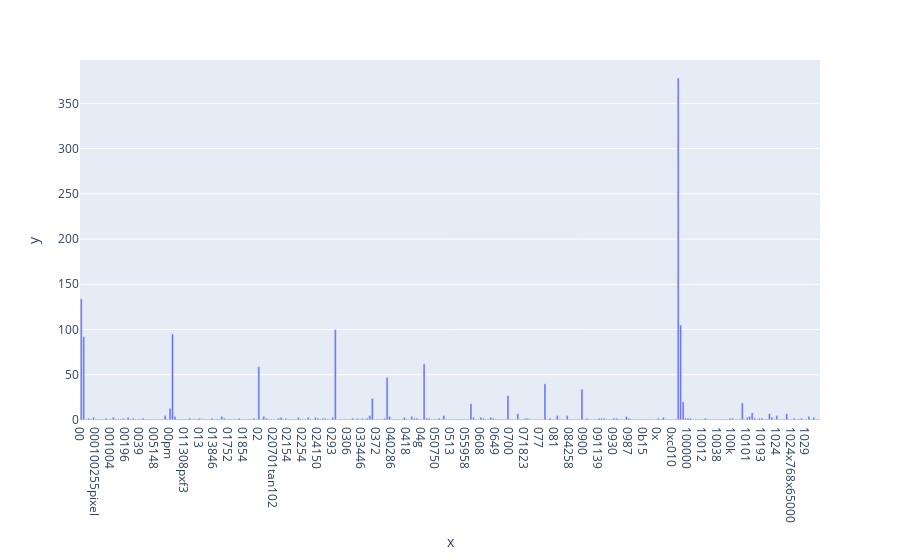

Notebook code cell kept with this figure:
### Markdown cell above
### >>> **Exercise 13 (take home):**
If you want a nicer interactive visualization here, I would encourage you try to install and use plotly to achieve this.

### Code cell
term_frequencies = np.asarray(X_counts.sum(axis=0))[0]

# Answer here
import plotly.express as px

fig = px.bar(x=count_vect.get_feature_names_out()[:300], y=term_frequencies[:300])
fig.show()

### Figure 1 — Plotly figure (JSON) as saved in the notebook; plotly's stock layout.template omitted (floating-point values rounded to 4 significant figures; data arrays with more than 128 entries replaced by an {"elided": "..."} marker saying what was removed)
{"data": [{"alignmentgroup": "True", "hovertemplate": "x=%{x}<br>y=%{y}<extra></extra>", "legendgroup": "", "marker": {"color": "#636efa", "pattern": {"shape": ""}}, "name": "", "offsetgroup": "", "orientation": "v", "showlegend": false, "textposition": "auto", "type": "bar", "x": {"elided": "300 str values"}, "xaxis": "x", "y": {"elided": "300 int values"}, "yaxis": "y"}], "layout": {"barmode": "relative", "legend": {"tracegroupgap": 0}, "margin": {"t": 60}, "xaxis": {"anchor": "y", "domain": [0, 1], "title": {"text": "x"}}, "yaxis": {"anchor": "x", "domain": [0, 1], "title": {"text": "y"}}}}
